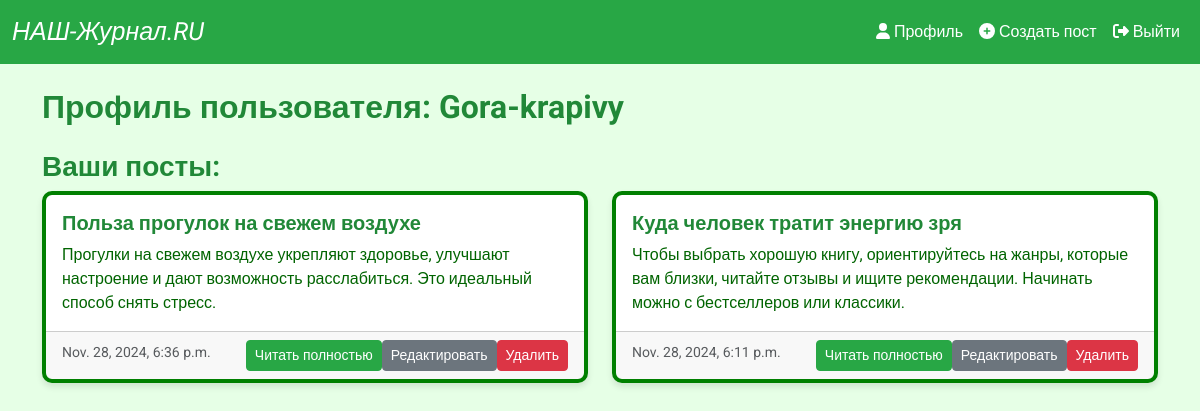
The page /profile/Gora-krapivy/ on the database its author committed.
### blog/models.py (models this page shows, shortened)
class Post(models.Model):
    title = models.CharField(max_length=200)
    content = models.TextField()
    pub_date = models.DateTimeField(default=timezone.now)
    published = models.BooleanField(default=True)
    author = models.ForeignKey(User, on_delete=models.CASCADE, related_name='posts')

### blog/views.py (the view)
# urls.py: path('profile/<str:username>/', views.user_profile_view, name='user_profile'),
def user_profile_view(request, username):
    user = get_object_or_404(User, username=username)
    posts = Post.objects.filter(author=user)
    return render(request, 'blog/profile.html', {'user': user, 'posts': posts})

### blog/templates/blog/profile.html (shortened to what this page needs)
{% extends 'blog/base.html' %}
{% block content %}
    <h2>Профиль пользователя: {{ user.username }}</h2>
    <h3 class="mt-4">Ваши посты:</h3>
    <div class="row">
        {% for post in posts %}
            <div class="col-md-6 mb-4">
                <div class="card h-100">
                    <div class="card-body">
                        <h5 class="card-title">{{ post.title }}</h5>
                        <p class="card-text">{{ post.content|truncatewords:30 }}</p>
                    </div>
                    <div class="card-footer">
                        <small class="text-muted">{{ post.pub_date }}</small>
                        {% if post.author == user %}
                        <a href="{% url 'delete_post' post.id %}" class="btn btn-danger btn-sm float-end">Удалить</a>
                         <a href="{% url 'edit_post' post.id %}" class="btn btn-secondary btn-sm float-end">Редактировать</a>
                {% endif %}
                        <a href="{% url 'post_detail' post.id %}" class="btn btn-primary btn-sm float-end">Читать полностью</a>
                    </div>
                </div>
            </div>
        {% empty %}
            <p>У вас пока нет постов.</p>
        {% endfor %}
    </div>
{% endblock %}

### static/css/custom.css (style rules this page uses)
body { background-color: #e6ffe6; font-family: 'Roboto', sans-serif; color: #333333; }
.card { border-radius: 10px; box-shadow: 0 4px 6px rgba(0, 0, 0, 0.1); border: 4px solid green; }
.card-title { color: #218838; }
.card-text { color: #006400; }
.btn-primary { background-color: #28a745; border-color: #28a745; }
a { color: #28a745; }
.card-text, .form-label, .form-control, .nav-link, .navbar-brand { font-size: 1rem; line-height: 1.5; }
h1, h2, h3, h4, h5, h6 { color: #218838; font-weight: 700; }

### rows shown on the page
Post: title "Польза прогулок на свежем воздухе", content "Прогулки на свежем воздухе укрепляют здоровье, улучшают настроение и дают возможность расслабиться. Это идеальный способ снять стресс.", pub_date "Nov. 28, 2024, 6:36 p.m.", shows "Удалить"
Post: title "Куда человек тратит энергию зря", content "Чтобы выбрать хорошую книгу, ориентируйтесь на жанры, которые вам близки, читайте отзывы и ищите рекомендации. Начинать можно с бестселлеров или классики.", pub_date "Nov. 28, 2024, 6:11 p.m.", shows "Удалить"

### other values the page prints
{{ user.username }} "Gora-krapivy"
